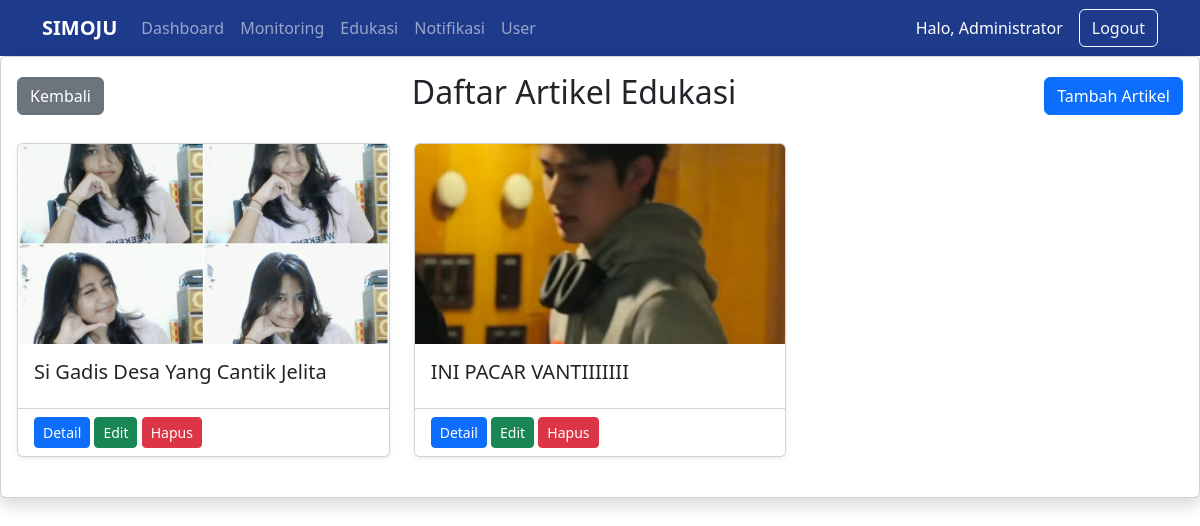
The page /public/index.php?url=EdukasiController/index (signed in) on the database its author committed.
### tables this page shows
CREATE TABLE `edukasi` (
  `id` int(11) NOT NULL AUTO_INCREMENT,
  `judul` varchar(255) NOT NULL,
  `gambar` varchar(255) DEFAULT NULL,
  `isi` text NOT NULL,
  `status` enum('draft','publish') DEFAULT 'draft',
  `created_by` int(11) DEFAULT NULL,
  `created_at` timestamp NOT NULL DEFAULT current_timestamp(),
  `updated_at` timestamp NOT NULL DEFAULT current_timestamp() ON UPDATE current_timestamp(),
  PRIMARY KEY (`id`),
  KEY `created_by` (`created_by`),
  CONSTRAINT `edukasi_ibfk_1` FOREIGN KEY (`created_by`) REFERENCES `users` (`id`)
);

### app/core/Controller.php (called while the page is built, shortened)
<?php
class Controller {
    public function model($model)
    {
        return new $model();
    }
    public function view($view, $data = [])
    {
         require_once '../app/views/templates/header.php';
        require_once '../app/views/' . $view . '.php';
        require_once '../app/views/templates/footer.php';
    }
}

### app/controllers/EdukasiController.php (called while the page is built, shortened)
<?php
class EdukasiController extends Controller {
    public function index()
    {
        $edukasi = $this->model('Edukasi');
        $data['edukasi'] = $edukasi->getAll();
        $this->view('edukasi/index', $data);
    }
}

### app/core/App.php (called while the page is built, shortened)
<?php
class App {
    protected $method = 'index';
    protected $params = [];
    public function __construct()
    {
        $url = $this->parseURL();
        if(isset($url[0]) && file_exists('../app/controllers/' . $url[0] . '.php')) {
            unset($url[0]);
        }
        $this->controller = new $this->controller;
        if(isset($url[1]) && method_exists($this->controller, $url[1])) {
            $this->method = $url[1];
        }
        call_user_func_array(
            [$this->controller, $this->method],
            $this->params
        );
    }
    public function parseURL()
    {
        if(isset($_GET['url']))
        {
            $url = rtrim($_GET['url'], '/');
            $url = filter_var($url, FILTER_SANITIZE_URL);
            return explode('/', $url);
        }
    }
}

### public/index.php (called while the page is built, shortened)
<?php
$app = new App;

### app/core/Database.php (called while the page is built, shortened)
<?php
class Database {
    private $conn;
    public function __construct()
    {
        $this->conn = new mysqli(
            DB_HOST,
            DB_USER,
            DB_PASS,
            DB_NAME
        );
    }
    public function getConnection()
    {
        return $this->conn;
    }
}

### app/core/Model.php (called while the page is built, shortened)
<?php
require_once 'Database.php';
class Model {
    public function __construct()
    {
        $database = new Database();
        $this->db = $database->getConnection();
    }
}

### app/models/Edukasi.php (called while the page is built, shortened)
<?php
class Edukasi extends Model {
    public function getAll()
    {
        $query = "SELECT * FROM edukasi ORDER BY id DESC";
        return $this->db->query($query);
    }
}

### app/views/edukasi/index.php (the view)
<div class="card shadow p-3">
    <div class="d-flex justify-content-between align-items-center mb-4">
        <a
        href="index.php?url=HomeController/dashboard"
        class="btn btn-secondary">
            Kembali
        </a>
        <h2>Daftar Artikel Edukasi</h2>
        <?php if($_SESSION['role'] == 'admin'): ?>
        <a
        href="index.php?url=EdukasiController/tambah"
        class="btn btn-primary">
            Tambah Artikel
        </a>
        <?php endif; ?>
    </div>
    <div class="row">
        <?php while($row = $data['edukasi']->fetch_assoc()): ?>
        <div class="col-md-4 mb-4">
            <div class="card h-100 shadow-sm">
                <img
                src="/Simoju_UTS2/public/uploads/artikel/<?= $row['gambar']; ?>"
                class="card-img-top"
                style="height:200px; object-fit:cover;">
                <div class="card-body">
                    <h5 class="card-title">
                        <?= $row['judul']; ?>
                    </h5>
                </div>
                <div class="card-footer bg-white">
                    <a
                    href="index.php?url=EdukasiController/detail/<?= $row['id']; ?>"
                    class="btn btn-primary btn-sm">
                        Detail
                    </a>
                    <?php if($_SESSION['role'] == 'admin'): ?>
                    <a
                    href="index.php?url=EdukasiController/edit/<?= $row['id']; ?>"
                    class="btn btn-success btn-sm">
                        Edit
                    </a>
                    <a
                    href="index.php?url=EdukasiController/delete/<?= $row['id']; ?>"
                    class="btn btn-danger btn-sm"
                    onclick="return confirm('Yakin hapus artikel ini?')">
                        Hapus
                    </a>
                    <?php endif; ?>
                </div>
            </div>
        </div>
        <?php endwhile; ?>
    </div>
</div>

### rows shown on the page
edukasi: gambar (picture), judul "Si Gadis Desa Yang Cantik Jelita"
edukasi: gambar (picture), judul "INI PACAR VANTIIIIIII"

### other values the page prints
$_SESSION['nama'] "Administrator"
